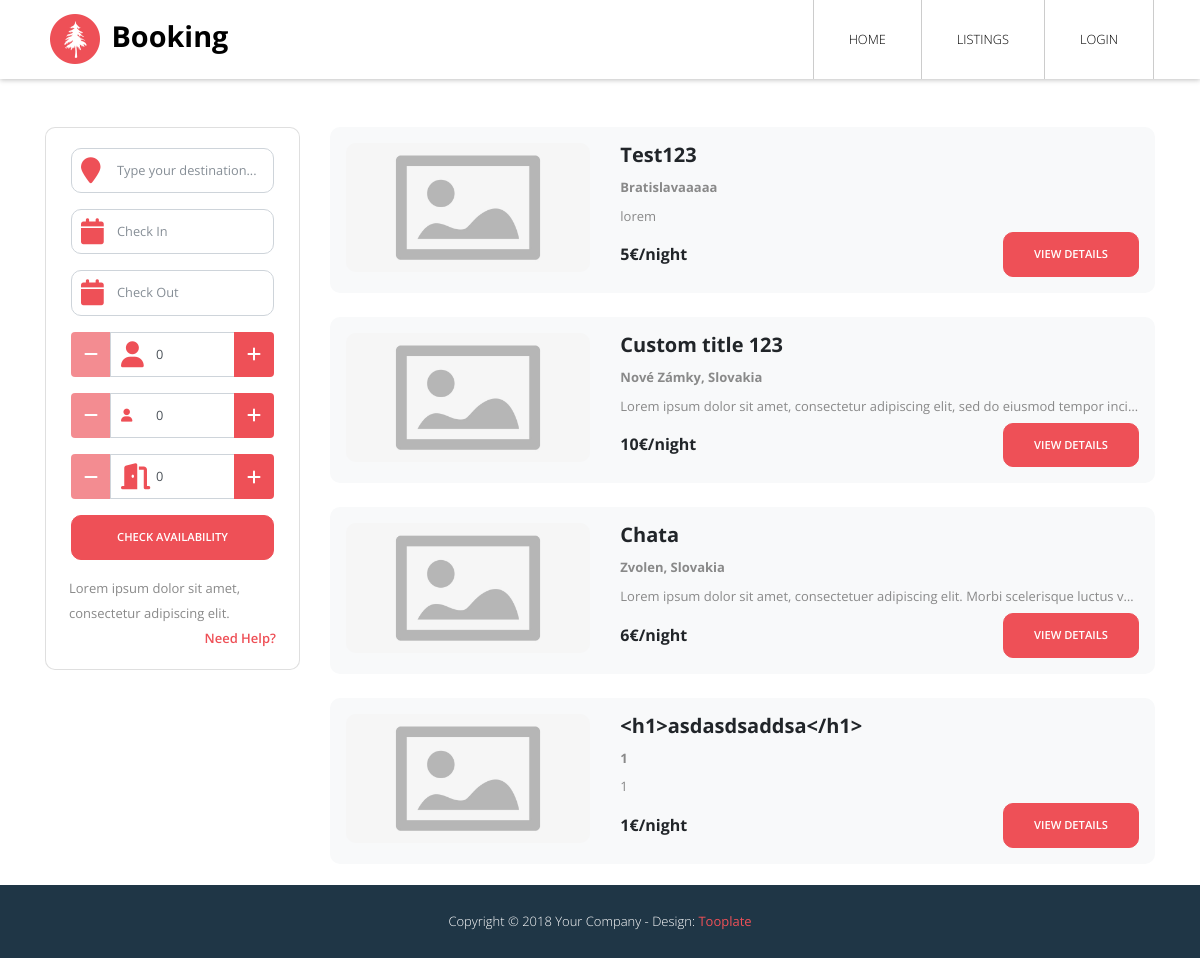
Screenshot of /listings.php with the database file from the repository.
### tables this page shows
CREATE TABLE `listing` (
  `id` int(11) NOT NULL,
  `name` text NOT NULL,
  `location` text NOT NULL,
  `description` text NOT NULL,
  `rooms` int(11) NOT NULL,
  `beds` int(11) NOT NULL,
  `amenities` text NOT NULL,
  `price` float NOT NULL,
  `publishedDate` datetime NOT NULL DEFAULT current_timestamp(),
  `publishedBy` int(11) NOT NULL
);

### lib/Common.php (called while the page is built, shortened)
<?php
class Common
{
    function isUserLoggedIn(): bool
    {
        return isset($_SESSION['user_id']);
    }
}

### lib/DB.php (called while the page is built, shortened)
<?php
class DB
{
    private $host = "localhost";
    private $username = "root";
    private $password = "";
    private $dbName = "booking";
    private \PDO $connection;
    public function __construct(
        string $host = "",
        int $port = 3306,
        string $username = "",
        string $password = "",
        string $dbName = ""
    )
    {
        try {
            $this->connection = new \PDO(
                "mysql:host=$this->host;dbname=$this->dbName;charset=utf8mb4",
                $this->username,
                $this->password
            );
            $this->connection->setAttribute(\PDO::ATTR_ERRMODE, \PDO::ERRMODE_EXCEPTION);
        } catch(\PDOException $e) {
            echo "Connection failed: " . $e->getMessage();
        }
    }
    public function getListings(): array
    {
        $sql = "SELECT * FROM listing";
        $stmt = $this->connection->prepare($sql);
        $stmt->execute();
        return $stmt->fetchAll(\PDO::FETCH_ASSOC);
    }
}

### listings.php (the view, shortened to what this page needs)
<?php
    require_once 'lib/Common.php';
    require_once 'lib/DB.php';
    $db = new lib\DB();
?>
<!DOCTYPE html>
<html lang="en">
<head>
    <link rel="stylesheet" href="https://cdnjs.cloudflare.com/ajax/libs/font-awesome/6.5.1/css/all.min.css">
    <link rel="stylesheet" href="css/bootstrap.min.css">
    <link rel="stylesheet" type="text/css" href="slick/slick.css" />
    <link rel="stylesheet" type="text/css" href="slick/slick-theme.css" />
    <link rel="stylesheet" type="text/css" href="css/datepicker.css" />
    <link rel="stylesheet" href="css/tooplate-style.css">
</head>
<body>
    <div class="tm-main-content" id="top">
        <?php include 'parts/nav.php'; ?>
        <div class="container">
            <div class="row mt-5">
                <div class="col-lg-3 mb-4">
                    <div class="card rounded">
                        <div class="card-body">
                            <form action="index.php" method="get" class="tm-search-form">
                                <div class="form-group tm-form-element tm-form-element-listing tm-form-element-100">
                                    <i class="fa fa-map-marker fa-2x tm-form-element-icon"></i>
                                    <input name="city" type="text" class="form-control" id="inputCity"
                                        placeholder="Type your destination...">
                                </div>
                                <div class="form-group tm-form-element tm-form-element-listing tm-form-element-50">
                                    <i class="fa fa-calendar fa-2x tm-form-element-icon"></i>
                                    <input name="check-in" type="text" class="form-control" id="inputCheckIn"
                                        placeholder="Check In">
                                </div>
                                <div class="form-group tm-form-element tm-form-element-listing tm-form-element-50">
                                    <i class="fa fa-calendar fa-2x tm-form-element-icon"></i>
                                    <input name="check-out" type="text" class="form-control" id="inputCheckOut"
                                        placeholder="Check Out">
                                </div>
                                        <div class="form-group tm-form-element tm-form-element-listing tm-form-element-2">
                                            <div class="input-group">
                                                <span class="input-group-btn">
                                                    <button type="button" class="btn btn-default btn-number" disabled="disabled" data-type="minus" data-field="quant[1]">
                                                        <span class="fa fa-minus"></span>
                                                    </button>
                                                </span>
                                                <input type="number" name="quant[1]" class="form-control input-number" value="0" min="0" max="10" id="noadults">
                                                <i class="fa fa-2x fa-user tm-form-element-icon tm-icon-number"></i>
                                                <span class="input-group-btn">
                                                    <button type="button" class="btn btn-default btn-number" data-type="plus" data-field="quant[1]">
                                                        <span class="fa fa-plus"></span>
                                                    </button>
                                                </span>
                                            </div>
                                        </div>
                                        <div class="form-group tm-form-element tm-form-element-listing tm-form-element-2">
                                            <div class="input-group">
                                                <span class="input-group-btn">
                                                    <button type="button" class="btn btn-default btn-number" disabled="disabled" data-type="minus" data-field="quant[2]">
                                                        <span class="fa fa-minus"></span>
                                                    </button>
                                                </span>
                                                <input type="number" name="quant[2]" class="form-control input-number" value="0" min="0" max="10" id="nokids">
                                                <i class="fa fa-user tm-form-element-icon tm-icon-number tm-form-element-icon-small"></i>
                                                <span class="input-group-btn">
                                                    <button type="button" class="btn btn-default btn-number" data-type="plus" data-field="quant[2]">
                                                        <span class="fa fa-plus"></span>
                                                    </button>
                                                </span>
                                            </div>
                                        </div>
                                        <div class="form-group tm-form-element tm-form-element-listing tm-form-element-2">
                                            <div class="input-group">
                                                <span class="input-group-btn">
                                                    <button type="button" class="btn btn-default btn-number" disabled="disabled" data-type="minus" data-field="quant[3]">
                                                        <span class="fa fa-minus"></span>
                                                    </button>
                                                </span>
                                                <input type="number" name="quant[3]" class="form-control input-number" value="0" min="0" max="10" id="norooms">
                                                <i class="fa fa-2x fa-door-open tm-form-element-icon tm-icon-number"></i>
                                                <span class="input-group-btn">
                                                    <button type="button" class="btn btn-default btn-number" data-type="plus" data-field="quant[3]">
                                                        <span class="fa fa-plus"></span>
                                                    </button>
                                                </span>
                                            </div>
                                        </div>
                                <div class="form-group tm-form-element tm-form-element-listing tm-form-element-2">
                                    <button type="submit" class="btn btn-primary tm-btn-search">Check
                                        Availability</button>
                                </div>
                                <div class="form-row clearfix pl-2 pr-2 tm-fx-col-xs">
                                    <p class="tm-margin-b-0">Lorem ipsum dolor sit amet, consectetur adipiscing elit.
                                    </p>
                                    <a href="#"
                                        class="ie-10-ml-auto ml-auto mt-1 tm-font-semibold tm-color-primary">Need
                                        Help?</a>
                                </div>
                            </form>
                        </div>
                    </div>
                </div>
                <div class="col-lg-9">
                    <?php foreach ($db->getListings() as $listing) { ?>
                        <div class="rounded bg-light p-3 mb-4">
                            <div class="row">
                                <div class="col-sm-4">
                                    <img src="placeholder.png" class="img-fluid rounded" alt="Listing Image">
                                </div>
                                <div class="col-sm-8">
                                    <div class="d-flex flex-column h-100">
                                        <h5 class="mt-0 mb-2 font-weight-bold"><?= $listing['name'] ?></h5>
                                        <p class="mb-1 font-weight-bold"><?= $listing['location'] ?></p>
                                        <p class="mb-1 text-truncate"><?= $listing['description'] ?></p>
                                        <div class="d-flex justify-content-between align-items-center">
                                            <h6 class="mb-0 font-weight-bold"><?= $listing['price'] ?>€/night</h6>
                                            <a href="listing.php?id=<?= $listing['id'] ?>" class="btn btn-primary">View Details</a>
                                        </div>
                                    </div>
                                </div>
                            </div>
                        </div>
                    <?php } ?>
                </div>
            </div>
        </div>
        <?php include 'parts/footer.php'; ?>
    </div>
</body>
</html>

### parts/nav.php (shortened to what this page needs)
<?php
    require_once 'lib/Common.php';
    $common = new \lib\Common();
    $common->startSession();
    $active = "active";
?>
<div class="tm-top-bar <?= $active ?>" id="tm-top-bar">
    <div class="container">
        <div class="row">
            <nav class="navbar navbar-expand-lg narbar-light">
                <a class="navbar-brand mr-auto" href="index.php">
                    <img src="img/logo.png" alt="Site logo">
                    Booking
                </a>
                <div id="mainNav" class="collapse navbar-collapse tm-bg-white">
                    <ul class="navbar-nav ml-auto">
                        <li class="nav-item">
                        <a class="nav-link" href="index.php">Home <span class="sr-only">(current)</span></a>
                        </li>
                        <li class="nav-item">
                        <a class="nav-link" href="listings.php">Listings</a>
                        </li>
                        <?php if ($common->isUserLoggedIn()) { ?>
                            <li class="nav-item">
                                <a class="nav-link" href="reservations.php">My reservations</a>
                            </li>
                            <li class="nav-item">
                                <a class="nav-link" href="auth/logout.php">Logout</a>
                            </li>
                        <?php } else { ?>
                            <li class="nav-item">
                                <a class="nav-link" href="login.php">Login</a>
                            </li>
                        <?php } ?>
                    </ul>
                </div>
            </nav>
        </div>
    </div>
</div>

### parts/footer.php
<footer class="tm-bg-dark-blue">
    <div class="container">
        <div class="row">
            <p class="col-sm-12 text-center tm-font-light tm-color-white p-4 tm-margin-b-0">
            Copyright &copy; <span class="tm-current-year">2018</span> Your Company
            - Design: <a rel="nofollow" href="https://www.tooplate.com" class="tm-color-primary tm-font-normal" target="_parent">Tooplate</a></p>
        </div>
    </div>
</footer>

### css/tooplate-style.css (style rules this page uses)
html { position: relative; min-height: 100%; }
footer { background-color: orange; position: absolute; left: 0; bottom: 0; width: 100%; overflow: hidden; }
body { font-family: 'Open Sans', Helvetica, Arial, sans-serif; font-size: 13px; font-weight: 400; overflow-x: hidden; margin-bottom:70px; }
a, button { transition: all 0.3s ease; }
.tm-margin-b-0 { margin-bottom: 0; }
.tm-color-white { color: white; }
.tm-color-primary { color: #ee5057; }
.tm-bg-white { background: white; }
.tm-bg-dark-blue { background: #1f3646; }
.rounded { border-radius: 10px !important; }
.tm-font-light { font-weight: 300; }
.tm-font-normal { font-weight: 400; }
.tm-font-semibold { font-weight: 600; }
p { color: #898989; line-height: 1.9; }
.navbar { width: 100%; padding-top: 0; padding-bottom: 0; }
.navbar-brand { font-size: 1.8rem; font-weight: 700; }
.navbar a { color: black; }
.nav-item { background: transparent; border-left: 1px solid #ccc; cursor: pointer; font-size: 0.8rem; font-weight: 300; text-transform: uppercase; padding: 0; transition: all 0.5s ease; }
.nav-item:last-child { border-right: 1px solid #ccc; }
.tm-top-bar .navbar-expand-lg .navbar-nav .nav-link { padding: 50px 35px; }
.tm-top-bar { top: 0; left: 0; width: 100%; padding: 0; z-index: 10000; transition: all 0.2s ease-in-out; height: 119px; background: white; }
.tm-top-bar.active { height: 79px; box-shadow: 0 1px 5px rgba(0, 0, 0, 0.25); }
.tm-top-bar.active .navbar-expand-lg .navbar-nav .nav-link { padding: 30px 35px; }
.form-control { border-radius: 10px !important; padding: 0.6rem 0.75rem; }
.btn-primary { background-color: #ee5057; border-color: #ee5057; border-radius: 10px; cursor: pointer; font-size: 0.7rem; font-weight: 600; padding: 13px 30px; text-transform: uppercase; }
.tm-search-form .tm-form-element { padding: 0 5px; }
.tm-form-element { position: relative; }
.tm-form-element-icon { color: #ee5057; position: absolute; top: 10px; left: 15px; }
.tm-form-element-icon-small { top: 16px; left: 18px; }
.tm-search-form .form-control { font-size: 0.8rem; padding: 0.75rem 0.75rem 0.75rem 45px; }
.tm-search-form .tm-form-element { width: 33.3333%; }
.tm-search-form .tm-form-element-2 { width: 25%; }
.tm-btn-search { width: 100%; }
.clearfix:after { content: " "; visibility: hidden; display: block; height: 0; clear: both; }
.tm-form-element-listing { min-width: 100%; }
.input-number { border-radius: 0px !important; }
.btn-number { background-color: #ee5057; color: white; }
.tm-icon-number { left: 50px; z-index:100; }

### rows the page displays
listing: name "Test123", location "Bratislavaaaaa", description "lorem", price "5"
listing: name "Custom title 123", location "Nové Zámky, Slovakia", description "Lorem ipsum dolor sit amet, consectetur adipiscing elit, sed do eiusmod tempor inci…", price "10"
listing: name "Chata", location "Zvolen, Slovakia", description "Lorem ipsum dolor sit amet, consectetuer adipiscing elit. Morbi scelerisque luctus v…", price "6"
listing: name "<h1>asdasdsaddsa</h1>", location "1", description "1", price "1"
